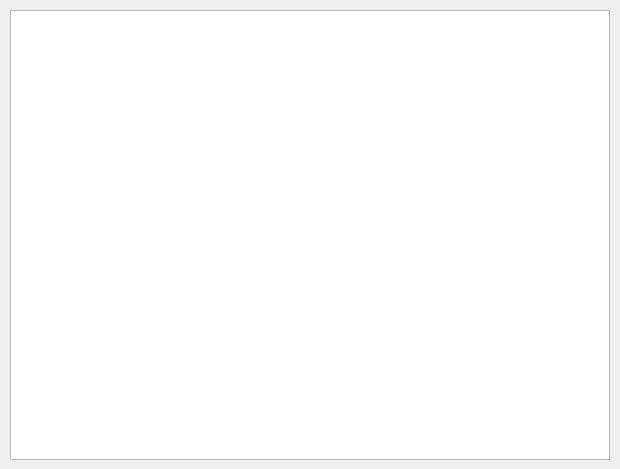
<?xml version="1.0" encoding="UTF-8"?>
<ui version="4.0">
 <class>lent_books</class>
 <widget class="QDialog" name="lent_books">
  <property name="geometry">
   <rect>
    <x>0</x>
    <y>0</y>
    <width>620</width>
    <height>469</height>
   </rect>
  </property>
  <property name="windowTitle">
   <string>Lent Books</string>
  </property>
  <widget class="QTableView" name="tableView">
   <property name="geometry">
    <rect>
     <x>10</x>
     <y>10</y>
     <width>600</width>
     <height>450</height>
    </rect>
   </property>
   <property name="minimumSize">
    <size>
     <width>600</width>
     <height>450</height>
    </size>
   </property>
  </widget>
 </widget>
 <resources/>
 <connections/>
</ui>
